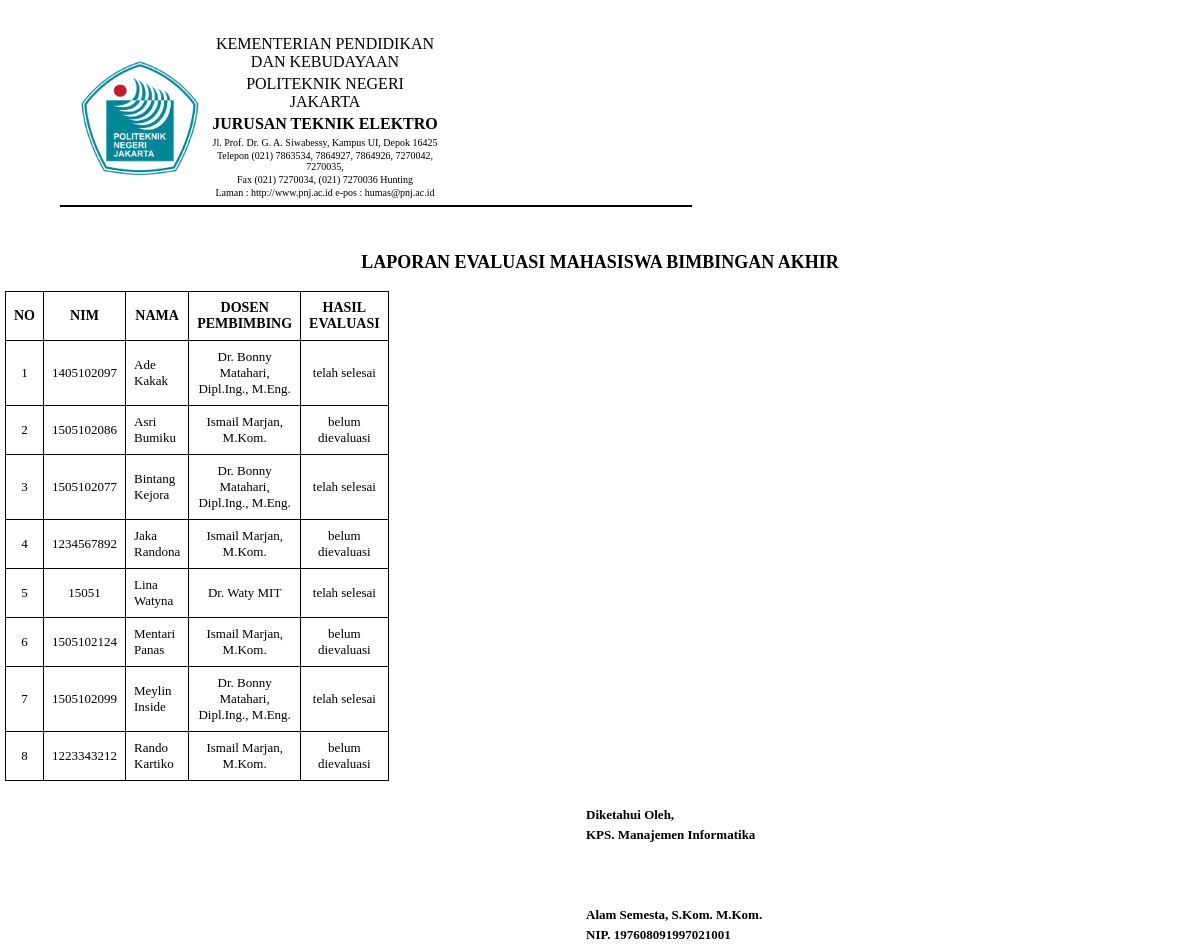
Before: /apps/app_laporan/konsep2.php (signed in) with the older database file.
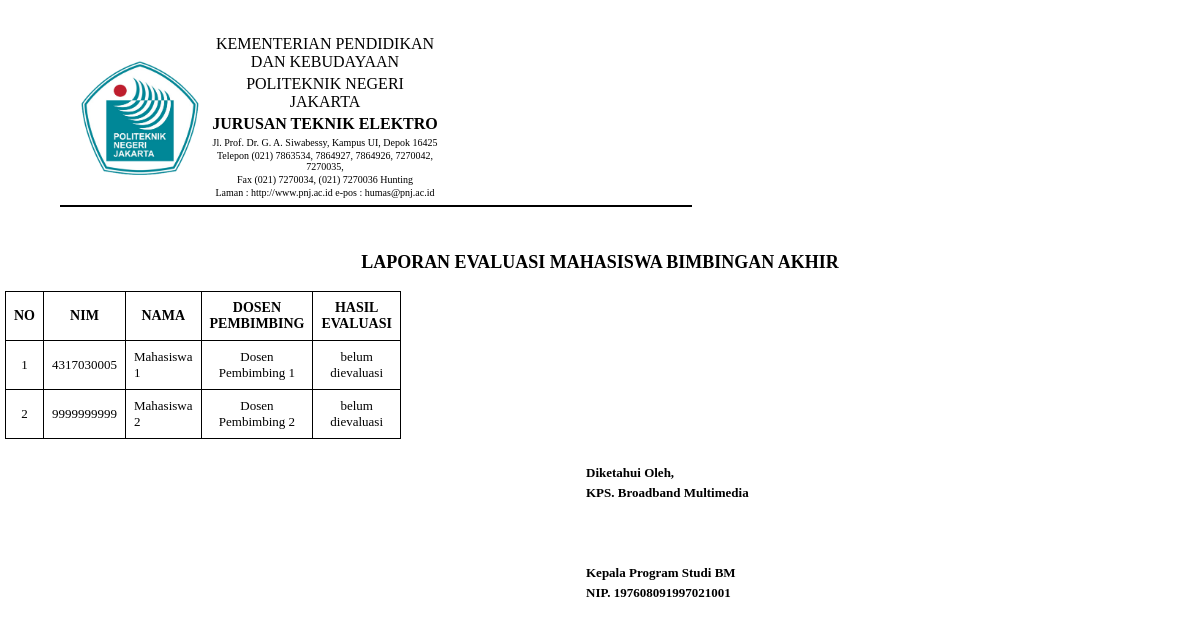
After: the same page with the newer database file.
### tables this page shows
CREATE TABLE `mahasiswa` (
  `nim` varchar(10) NOT NULL,
  `nm_mhs` varchar(30) NOT NULL,
  `th_bimbingan` year(4) NOT NULL,
  `id_prodi` int(2) NOT NULL,
  `id_dosen` int(3) NOT NULL,
  `foto` varchar(30) NOT NULL DEFAULT 'default.jpg',
  `username` char(10) NOT NULL,
  `password` char(10) NOT NULL,
  `status_user` varchar(9) NOT NULL DEFAULT 'mahasiswa'
);

CREATE TABLE `dosen` (
  `id_dosen` int(3) NOT NULL,
  `nip_dosen` char(18) NOT NULL,
  `nm_dosen` varchar(50) NOT NULL,
  `no_telp` char(12) DEFAULT NULL,
  `username` char(10) NOT NULL,
  `password` char(10) NOT NULL,
  `status_user` varchar(5) NOT NULL DEFAULT 'dosen'
);

CREATE TABLE `evaluasi` (
  `id_evaluasi` int(10) NOT NULL,
  `nim_mhs` varchar(10) NOT NULL,
  `status_bimbingan` enum('telah selesai','tidak selesai') NOT NULL,
  `evaluasi_judul` enum('ok','kurang') NOT NULL,
  `evaluasi_pendahuluan` enum('ok','kurang') NOT NULL,
  `evaluasi_pustaka` enum('ok','kurang') NOT NULL,
  `evaluasi_metodologi` enum('ok','kurang') NOT NULL,
  `evaluasi_pembahasan` enum('ok','kurang') NOT NULL,
  `evaluasi_kesimpulan` enum('ok','kurang') NOT NULL,
  `tgl_evaluasi` datetime NOT NULL DEFAULT CURRENT_TIMESTAMP
);

CREATE TABLE `kaprodi` (
  `id_kaprodi` int(2) NOT NULL,
  `nm_kaprodi` varchar(50) NOT NULL,
  `nip_kaprodi` char(18) NOT NULL,
  `no_telp` char(12) DEFAULT NULL,
  `id_prodi` int(2) NOT NULL,
  `username` char(8) NOT NULL,
  `password` char(8) NOT NULL,
  `status_user` varchar(7) NOT NULL DEFAULT 'kaprodi'
);

CREATE TABLE `prodi` (
  `id_prodi` int(2) NOT NULL,
  `nama_prodi` varchar(30) NOT NULL,
  `jenjang` varchar(5) NOT NULL
);

### apps/app_laporan/sesi.php (called while the page is built, shortened)
<?php
	include_once '../../dbconfig.php';
	$stmt3 = $db_con->prepare("SELECT * FROM admin_prodi WHERE id_admin=:uid");
	$stmt3->execute(array(":uid"=>$_SESSION['user_session']));
	$row3=$stmt3->fetch(PDO::FETCH_ASSOC);
?>

### apps/app_laporan/konsep2.php (the view)
<?php
include '../../dbconfig.php';
include "sesi.php";
?>
<!DOCTYPE html>
<html>
<head>
  <link rel="stylesheet" type="text/css" href="laporan2.css">
</head>
<body>
  <div class="page">
    <div class="header">
      <table class="tableheader" border="0" align="center" cellpadding="0" cellspacing="0">
        <tr style="border-bottom: 1px solid black;">
          <td width="120">
            <img src="../../assets/img/logo-pnj.png" width="120" height="120">
          </td>
          <td align="center" width="400">
            <p class="title">KEMENTERIAN PENDIDIKAN DAN KEBUDAYAAN</p>
            <p class="title">POLITEKNIK NEGERI JAKARTA</p>
            <p class="title"><strong>JURUSAN TEKNIK ELEKTRO</strong></p>
            <p class="subtitle">Jl. Prof. Dr. G. A. Siwabessy, Kampus UI, Depok 16425</p>
            <p class="subtitle">Telepon (021) 7863534, 7864927, 7864926, 7270042, 7270035,</p>
            <p class="subtitle">Fax (021) 7270034, (021) 7270036 Hunting</p>
            <p class="subtitle">Laman : http://www.pnj.ac.id e-pos : humas@pnj.ac.id</p>
          </td>
        </tr>
      </table>
    </div>
    <div class="divider"></div>
    <div class="kop">
      <h2><strong>LAPORAN EVALUASI MAHASISWA BIMBINGAN AKHIR</strong></h2>
    </div>
    <div class="batas"></div>
    <table border="1px" align="center" class="tabel">
      <tr class="head">
        <td width="1">NO</td>
        <td width="10">NIM</td>
        <td width="30">NAMA</td>
        <td width="40">DOSEN PEMBIMBING</td>
        <td width="10">HASIL EVALUASI</td>
      </tr>
      <?php
				if ($_SESSION['user_level']=='admin') {
	    		 	    $where = $row3['id_prodi'];
	    		 	}elseif ($_SESSION['user_level']=='kaprodi') {
                $where = $row4['id_prodi'];
            }
                $stmt = $db_con->prepare("SELECT * FROM mahasiswa, dosen WHERE mahasiswa.id_prodi=$where && dosen.id_dosen=mahasiswa.id_dosen order by mahasiswa.nm_mhs asc");
                $stmt->execute();
                $no=1;
                while($row=$stmt->fetch(PDO::FETCH_ASSOC)) {
            ?>
      <tr bgcolor="#fff">
        <td align="center"><?php echo $no; ?></td>
        <td align="center"><?php echo $row['nim']; ?></td>
        <td align="left"><?php echo $row['nm_mhs']; ?></td>
        <td align="center"><?php echo $row['nm_dosen']; ?></td>
        <?php
                              $evaluasi=$row['nim'];
                              $stmt2 = $db_con->prepare("SELECT * FROM evaluasi where nim_mhs ='$evaluasi' ");
                              $stmt2->execute();
                              $check=$stmt2->rowCount();
                              if($check == 1) {
                               while($row2=$stmt2->fetch(PDO::FETCH_ASSOC)) {
                            ?>
        <td align="center"><?php echo $row2['status_bimbingan']; ?></td>
        <?php } } else { ?>
        <td align="center">belum dievaluasi</td>
        <?php } ?>
      </tr>
      <?php
					$no++;
					}
					?>
    </table>
    <div class="batas2"></div>
    <table width="603" border="0" class="ttd" style="float:right;">
      <?php
    if ($_SESSION['user_level']=='admin') {
                $where = $row3['id_prodi'];
            }elseif ($_SESSION['user_level']=='kaprodi') {
                $where = $row4['id_prodi'];
            }
            $stmt = $db_con->prepare("SELECT * FROM kaprodi, prodi WHERE kaprodi.id_prodi=$where && prodi.id_prodi=$where ");
					$stmt->execute();
					while($row=$stmt->fetch(PDO::FETCH_ASSOC)) { ?>
      <tr>
        <td>Diketahui Oleh, </td>
      </tr>
      <tr>
        <td>KPS. <?php echo $row['nama_prodi'];?></td>
      </tr>
      <tr>
        <td>&nbsp;</td>
      </tr>
      <tr>
        <td>&nbsp;</td>
      </tr>
      <tr>
        <td>&nbsp;</td>
      </tr>
      <tr>
        <td width="239"><?php echo $row['nm_kaprodi'];?></td>
      </tr>
      <tr>
        <td>NIP. <?php echo $row['nip_kaprodi'];?></td>
      </tr><?php }?>
    </table>
    <div class="batas"></div>
  </div>
</body>
</html>

### apps/app_laporan/laporan2.css (style rules this page uses)
* { padding:0px; margin:0px; }
body { font-family:tahoma, 'sans-serif'; }
.batas { padding: 2px; }
.batas2 { padding: 6px; }
.header { width: 400px; margin-left: 60px; margin-right: 40px; margin-top: 30px; float: center; }
.tableheader { margin-left: 15px; margin-top: 10px; margin-right: 15px; }
.tableheader tr td { padding:5px; font-size:14px; }
.header .title { font-size: 16px; margin-bottom: 4px; }
.header .subtitle { font-size: 10px; margin-bottom: 2px; }
.divider { margin-left: 60px; width: 632px; height: 2px; background-color: black; }
.tabel { border-collapse:collapse; margin-left: 5px; margin-top: 10px; margin-right: 5px; }
.tabel .head td { background:#fff; text-align:center; font-size:14px; font-weight:bold; }
.tabel tr td { border:1px solid #000; padding:8px; font-size:13px; }
.ttd { margin-left: 470px; margin-top: 10px; margin-right: 15px; text-align:left; padding:1px; }
.ttd tr td { border:0px solid #000; padding:1px; font-size:13px; font-weight:bold; text-align:left; }
.kop { line-height:30px; }
.kop h2 { font-size: 18px; margin-top: 40px; text-align:center; }

Changed rows visible on the page:
removed mahasiswa: nim "1405102097", nm_mhs "Ade Kakak", id_dosen.nm_dosen "Dr. Bonny Matahari, Dipl.Ing., M.Eng."
removed evaluasi: status_bimbingan "telah selesai", shown under "1405102097"
removed mahasiswa: nim "1505102086", nm_mhs "Asri Bumiku", id_dosen.nm_dosen "Ismail Marjan, M.Kom.", shows "belum dievaluasi"
removed mahasiswa: nim "1505102077", nm_mhs "Bintang Kejora", id_dosen.nm_dosen "Dr. Bonny Matahari, Dipl.Ing., M.Eng."
removed evaluasi: status_bimbingan "telah selesai", shown under "1505102077"
removed mahasiswa: nim "1234567892", nm_mhs "Jaka Randona", id_dosen.nm_dosen "Ismail Marjan, M.Kom.", shows "belum dievaluasi"
removed mahasiswa: nim "15051", nm_mhs "Lina Watyna", id_dosen.nm_dosen "Dr. Waty MIT"
removed evaluasi: status_bimbingan "telah selesai", shown under "15051"
removed mahasiswa: nim "1505102124", nm_mhs "Mentari Panas", id_dosen.nm_dosen "Ismail Marjan, M.Kom.", shows "belum dievaluasi"
removed mahasiswa: nim "1505102099", nm_mhs "Meylin Inside", id_dosen.nm_dosen "Dr. Bonny Matahari, Dipl.Ing., M.Eng."
removed evaluasi: status_bimbingan "telah selesai", shown under "1505102099"
removed mahasiswa: nim "1223343212", nm_mhs "Rando Kartiko", id_dosen.nm_dosen "Ismail Marjan, M.Kom.", shows "belum dievaluasi"
added mahasiswa: nim "4317030005", nm_mhs "Mahasiswa 1", id_dosen.nm_dosen "Dosen Pembimbing 1", shows "belum dievaluasi"
added mahasiswa: nim "9999999999", nm_mhs "Mahasiswa 2", id_dosen.nm_dosen "Dosen Pembimbing 2", shows "belum dievaluasi"
changed kaprodi: id_prodi.nama_prodi "Manajemen Informatika" → "Broadband Multimedia"; nm_kaprodi "Alam Semesta, S.Kom. M.Kom." → "Kepala Program Studi BM"
